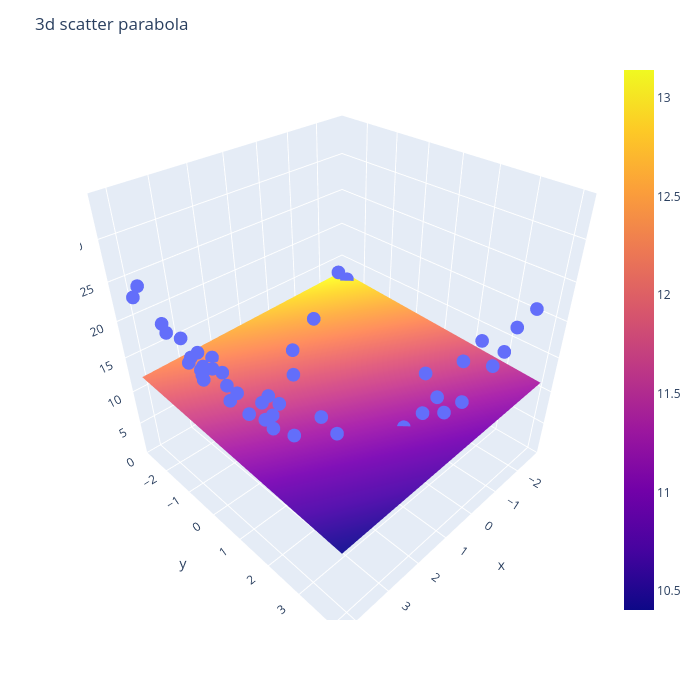

This figure's notebook cell:
### Code cell
fig = px.scatter_3d(x=x.ravel(), y=y.ravel(), z=z.ravel())

fig.add_trace(go.Surface(x = x_input, y = y_input, z =z_final))

fig.update_layout(width=700,height=700,title_text = '3d scatter parabola',scene = dict(zaxis = dict(range=[0,35])))

fig.show()
